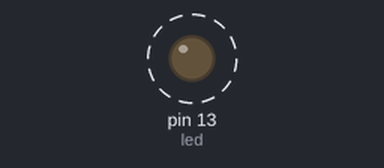
Recording of a sketch running on a simulated Arduino Uno, built with avr-gcc and run on an emulated ATmega328P. On the bench: output pins drawn as LEDs (lit = HIGH). Dashed ring = blinking.

Above: at 0.12 s.
Timing chart, 0 to 3.0 s (numbered marks = the images above):
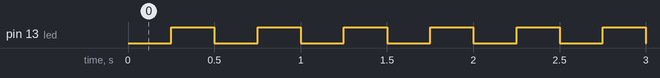

The sketch:

1.ino
```cpp
/* Rozblikejte pomocí přerušení od časovače integrovanou LED frekvencí 2 Hz. */
#include <TimerOne.h>
int led = LED_BUILTIN;
int f = 2;
bool stavLed;


void setup() {
  pinMode(led, OUTPUT);
  Timer1.initialize(1000000 / f / 2);
  Timer1.attachInterrupt(blinkLED);
  Serial.begin(9600);
}

void loop() {

}

void blinkLED(){
  stavLed = digitalRead(led);
  stavLed = !stavLed;
  digitalWrite (led, stavLed);
}
```

Measured:
- by itself, pin 13 (led): alternates HIGH for 0.25 s and LOW for 0.25 s
